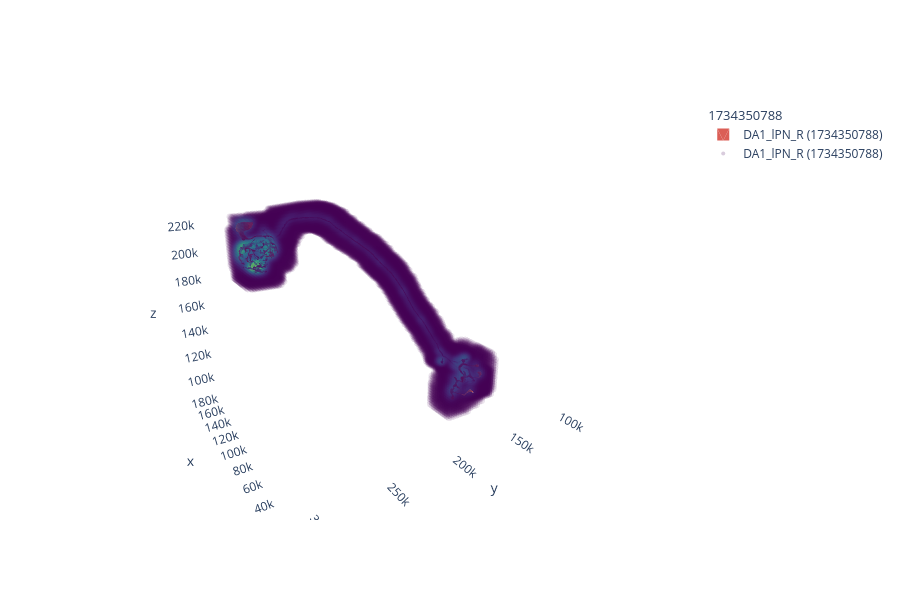

Notebook cell for this chart:
### Code cell
navis.plot3d([m*8, vx])

### Figure 1 — Plotly figure (JSON) as saved in the notebook; plotly's stock layout.template omitted (floating-point values rounded to 4 significant figures; data arrays with more than 128 entries replaced by an {"elided": "..."} marker saying what was removed)
{"data": [{"color": "rgb(219, 94, 86)", "hoverinfo": "none", "hovertext": " ", "i": {"elided": "13054 int values"}, "j": {"elided": "13054 int values"}, "k": {"elided": "13054 int values"}, "legendgroup": "1734350788", "legendgrouptitle": {"text": "1734350788"}, "name": "DA1_lPN_R (1734350788)", "showlegend": true, "type": "mesh3d", "x": {"elided": "6309 float values"}, "y": {"elided": "6309 float values"}, "z": {"elided": "6309 float values"}}, {"hoverinfo": "none", "hovertext": " ", "legendgroup": "1734350788", "legendgrouptitle": {"text": "1734350788"}, "marker": {"color": {"elided": "32828 float values"}, "colorscale": [[0, "#440154"], [0.1111, "#482878"], [0.2222, "#3e4989"], [0.3333, "#31688e"], [0.4444, "#26828e"], [0.5556, "#1f9e89"], [0.6667, "#35b779"], [0.7778, "#6ece58"], [0.8889, "#b5de2b"], [1, "#fde725"]], "opacity": 0.1, "size": 4}, "mode": "markers", "name": "DA1_lPN_R (1734350788)", "showlegend": true, "type": "scatter3d", "x": {"elided": "32828 float values"}, "y": {"elided": "32828 float values"}, "z": {"elided": "32828 float values"}}], "layout": {"autosize": true, "height": 600, "legend": {"bgcolor": "rgba(0,0,0,0)", "orientation": "v"}, "paper_bgcolor": "rgba(0,0,0,0)", "plot_bgcolor": "rgba(0,0,0,0)", "scene": {"aspectmode": "data", "aspectratio": {"x": 1, "y": 1, "z": 1}, "camera": {"eye": {"x": -1.743, "y": 1.071, "z": 0.71}, "up": {"x": 0, "y": 0, "z": 1}}, "xaxis": {"backgroundcolor": "rgb(240, 240, 240)", "gridcolor": "rgb(255, 255, 255)", "showbackground": false, "showgrid": false, "showline": false, "zerolinecolor": "rgb(255, 255, 255)"}, "yaxis": {"backgroundcolor": "rgb(240, 240, 240)", "gridcolor": "rgb(255, 255, 255)", "showbackground": false, "showgrid": false, "showline": false, "zerolinecolor": "rgb(255, 255, 255)"}, "zaxis": {"backgroundcolor": "rgb(240, 240, 240)", "gridcolor": "rgb(255, 255, 255)", "showbackground": false, "showgrid": false, "showline": false, "zerolinecolor": "rgb(255, 255, 255)"}}, "showlegend": true}}
